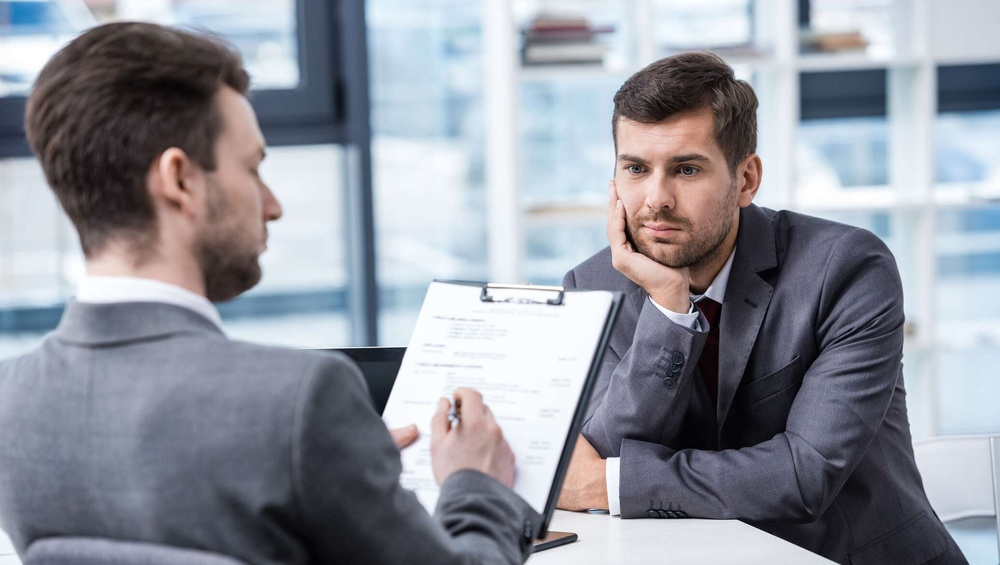
#> input picture images/ph2.jpg, 1000 x 565 px, shrunk from 2072 x 1171 before the run
$ python recognition_faces.py
#> lines starting #> are read from the running program, lines starting #| are printed output that depends on the picture; after the words box and inside, x2 and y2 are one past the last pixel; in counts of white or black regions, pixels touching at a corner belong together
import cv2

img = cv2.imread('images/ph2.jpg')
#> img is the input picture: shape (565, 1000, 3); mean B, G, R 157.4, 148, 145
gray = cv2.cvtColor(img, cv2.COLOR_BGR2GRAY)
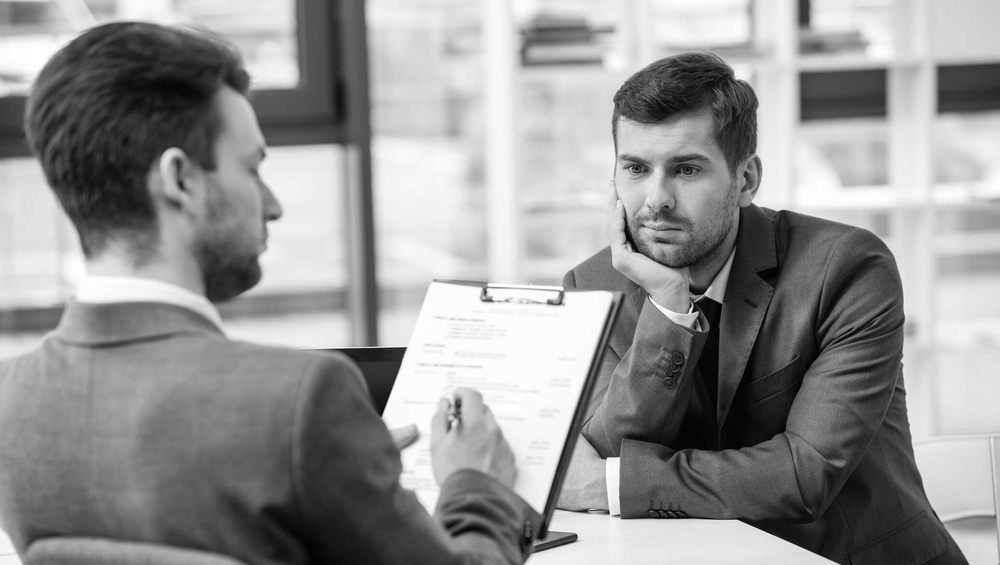
#> gray: shape (565, 1000); min 0, max 255, mean 148.2

faces = cv2.CascadeClassifier('faces.xml')

result = faces.detectMultiScale(gray, scaleFactor=1.3, minNeighbors=3)
#> result = [[582, 110, 154, 154]]

for (x, y, w, h) in result:
    cv2.rectangle(img, (x, y), (x + w, y + h), (0, 0, 255), thickness=3)
#> this loop made 1 pass
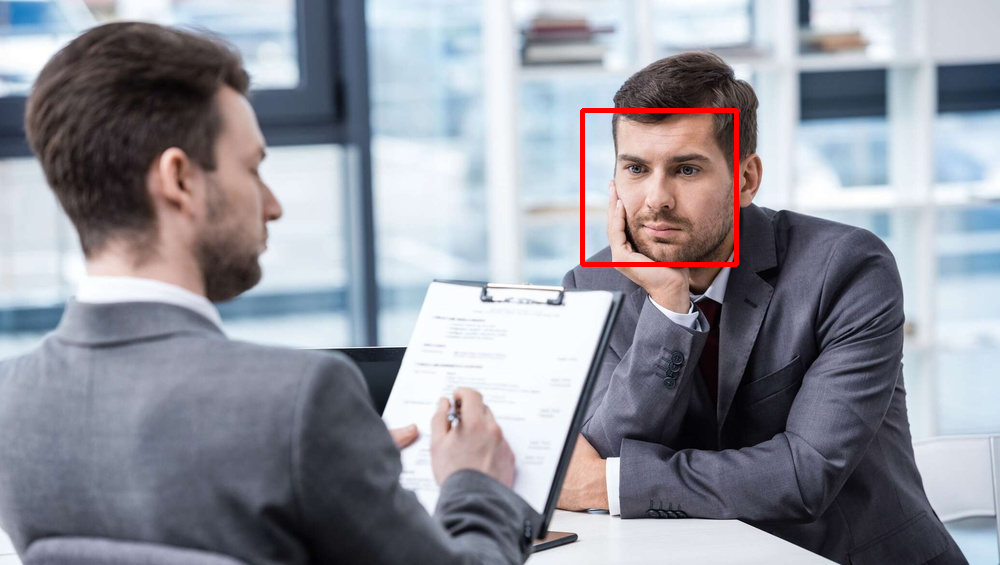
#> img: shape (565, 1000, 3); 0.54% of pixels changed, all inside (x1, y1, x2, y2) = (580, 108, 739, 267)

cv2.imshow('results', img)
cv2.waitKey(0)

$ run again, with images/11249-tim.jpg copied over images/ph2.jpg
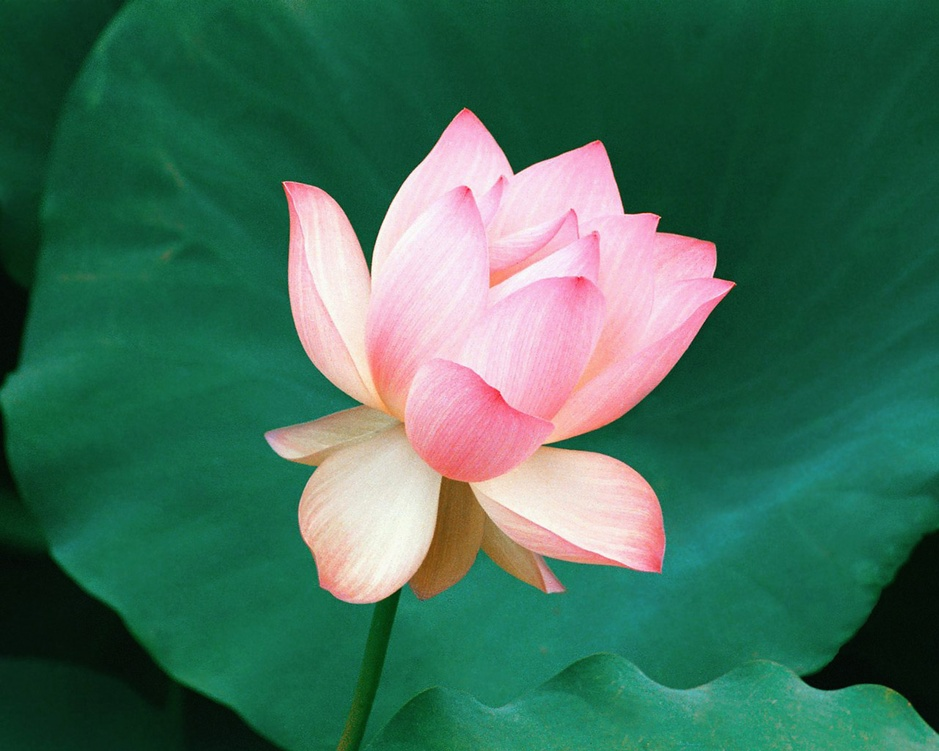
#> input picture images/11249-tim.jpg, 939 x 751 px, shrunk from 1280 x 1024 before the run
#> img is the input picture: shape (751, 939, 3); mean B, G, R 89.6, 110.3, 64.1
#> `gray = cv2.cvtColor(img, cv2.COLOR_BGR2GRAY)`:
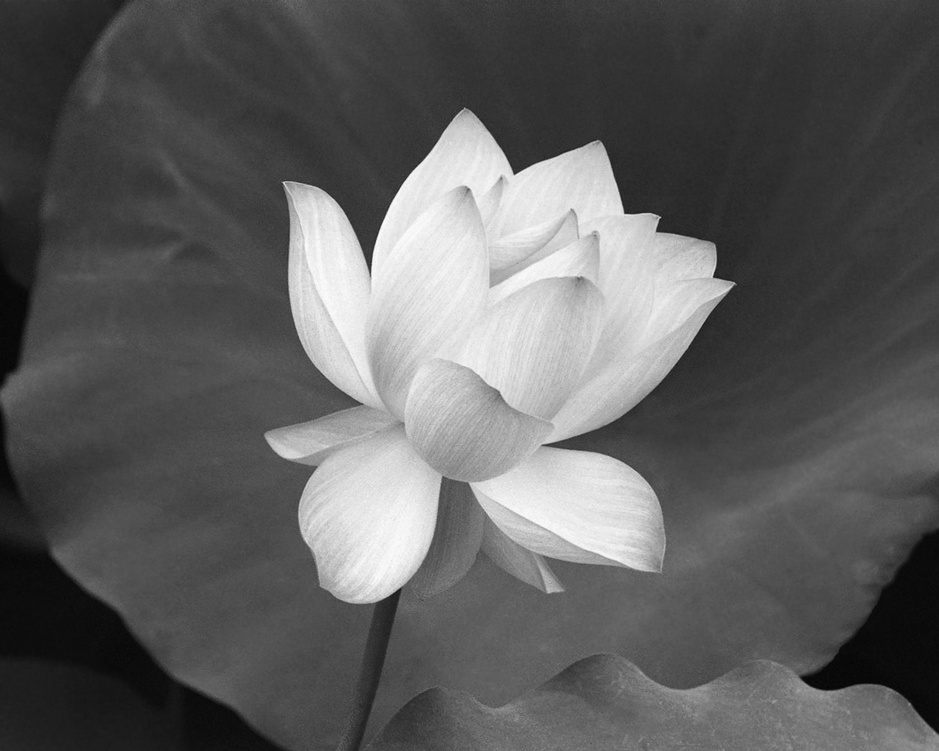
#> gray: shape (751, 939); min 3, max 253, mean 94.1
#> result = ()
